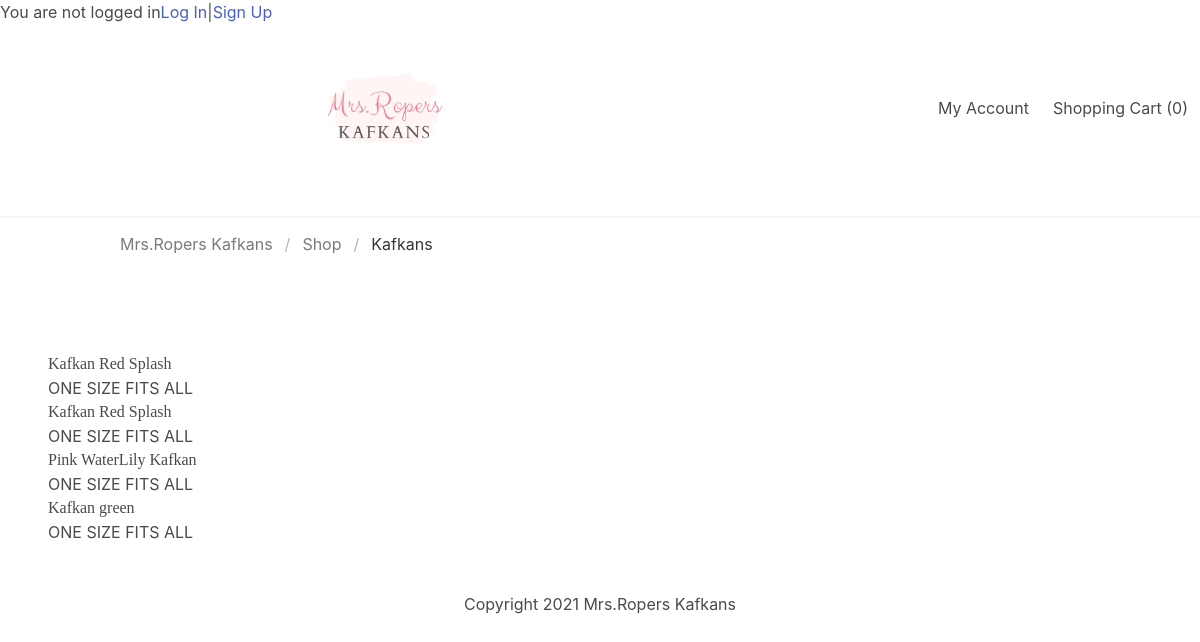
Before: / with the older database file.
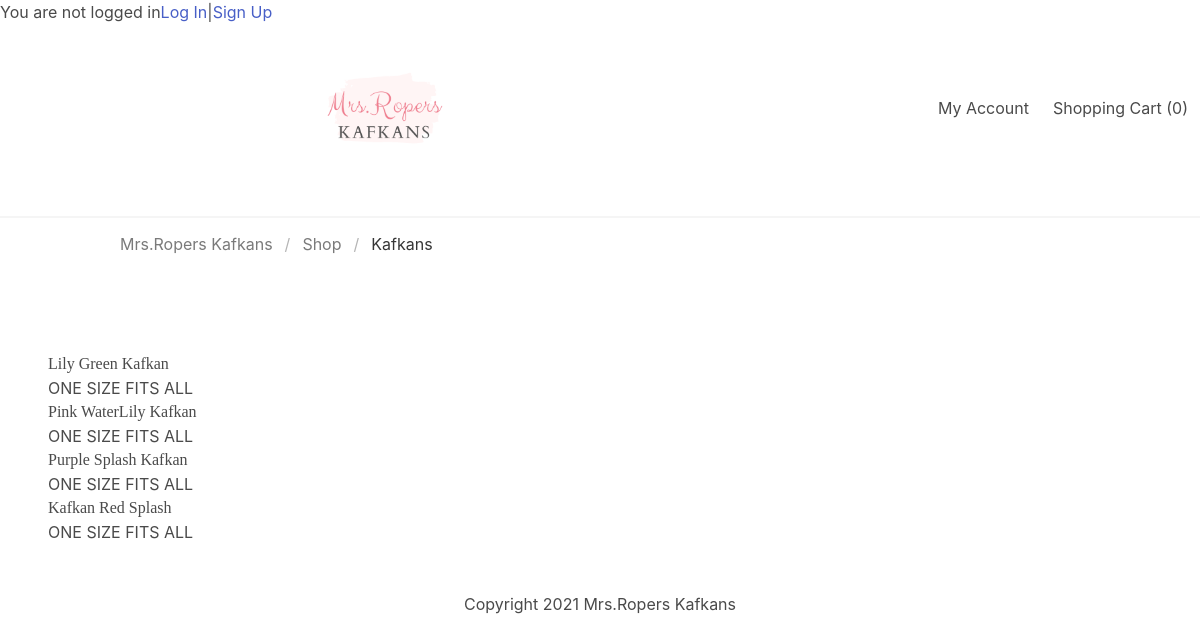
After: the same page with the newer database file.
### kafkan_store/models.py (models this page shows, shortened)
class Kafkan(models.Model):
    size = models.CharField(max_length=200)
    price = models.DecimalField(max_digits=10, decimal_places=2)
    color = models.CharField(max_length=100)
    material = models.CharField(max_length=100)
    name = models.CharField(max_length=250, blank=True)
    image = models.ImageField(upload_to="./media")
    author = models.ForeignKey(settings.AUTH_USER_MODEL, on_delete=CASCADE)
    class Meta:
        ordering = ['image']

### kafkan_store/views.py (the view)
# urls.py: path('', views.kafkan_list, name='kafkan_list'),
def kafkan_list(request):
    kafkans = Kafkan.objects.all()
    return render(request, "kafkan_list.html", {'kafkans': kafkans})

### templates/kafkan_list.html
{% extends 'base.html' %} {% load static %}
{% block content %}
<section class="section">
  {% for kafkan in kafkans %}
          <div class="kafkan">
            <h2>{{ kafkan.name }}</h2>
             <p>{{ kafkan.size }}</p>
        </div>
    {% endfor %}
</section>
 {% endblock %}

Changed rows visible on the page:
removed Kafkan: name "Kafkan Red Splash", size "ONE SIZE FITS ALL"
changed Kafkan: name "Kafkan green" → "Lily Green Kafkan"; moves up the list
changed Kafkan "Pink WaterLily Kafkan": moves down the list
added Kafkan: name "Purple Splash Kafkan", size "ONE SIZE FITS ALL"
